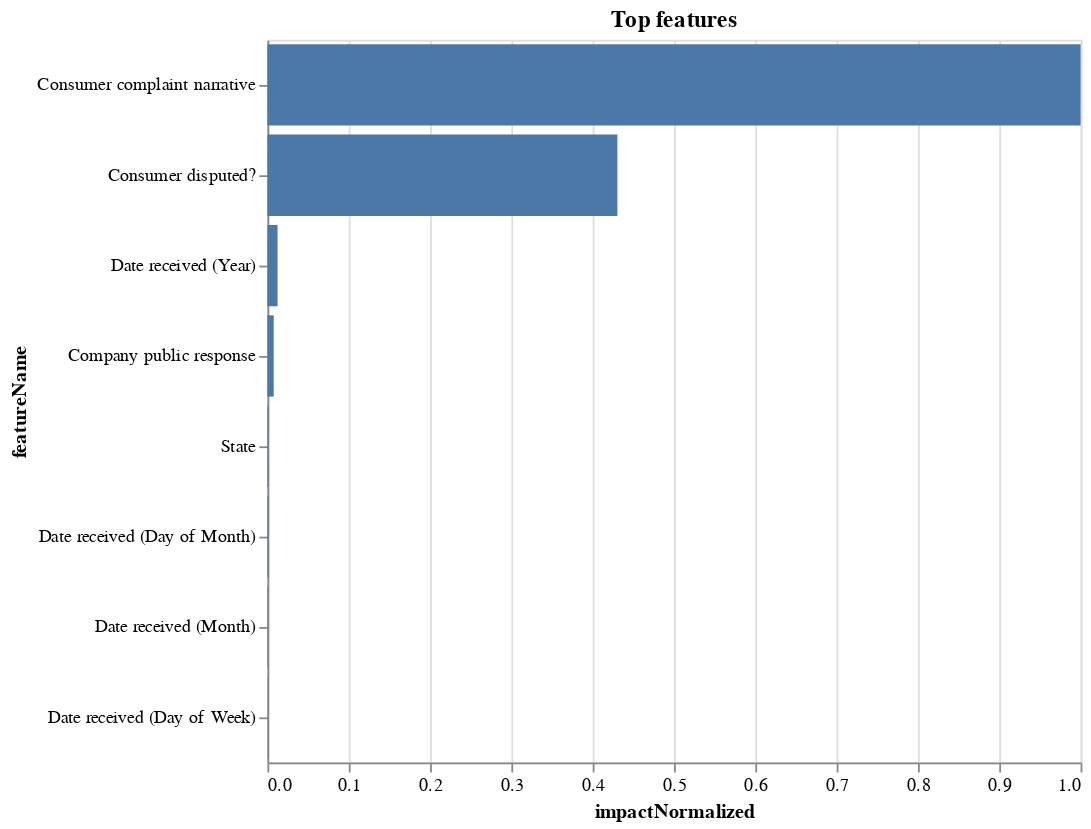

Source (notebook cell):
### Code cell
_features = tree_classifier.get_or_request_feature_impact()
feature_df = pd.DataFrame(_features)

(
    alt.Chart(feature_df).mark_bar()
    .encode(
        x="impactNormalized:Q",
        y=alt.Y("featureName", sort="-x"),
    )
    .properties(
        width=450,
        height=400,
        title="Top features"
    )
)

### Figure 1 — Vega-Lite specification as saved in the notebook (floating-point values rounded to 4 significant figures)
{"config": {"view": {"continuousWidth": 400, "continuousHeight": 300}}, "data": {"name": "data-4a3f20b24ff9ad0f451f7659c6624850"}, "mark": "bar", "encoding": {"x": {"field": "impactNormalized", "type": "quantitative"}, "y": {"field": "featureName", "sort": "-x", "type": "nominal"}}, "height": 400, "title": "Top features", "width": 450, "$schema": "https://vega.github.io/schema/vega-lite/v4.17.0.json", "datasets": {"data-4a3f20b24ff9ad0f451f7659c6624850": [{"featureName": "Consumer complaint narrative", "impactNormalized": 1.0, "impactUnnormalized": 3.364, "redundantWith": null}, {"featureName": "Consumer disputed?", "impactNormalized": 0.4304, "impactUnnormalized": 1.448, "redundantWith": null}, {"featureName": "Date received (Year)", "impactNormalized": 0.01246, "impactUnnormalized": 0.04191, "redundantWith": null}, {"featureName": "Company public response", "impactNormalized": 0.007704, "impactUnnormalized": 0.02592, "redundantWith": null}, {"featureName": "State", "impactNormalized": 0.001145, "impactUnnormalized": 0.003853, "redundantWith": null}, {"featureName": "Date received (Day of Month)", "impactNormalized": 0.001112, "impactUnnormalized": 0.003742, "redundantWith": null}, {"featureName": "Date received (Month)", "impactNormalized": 0.0006034, "impactUnnormalized": 0.00203, "redundantWith": null}, {"featureName": "Date received (Day of Week)", "impactNormalized": 0.0003848, "impactUnnormalized": 0.001294, "redundantWith": null}]}}
